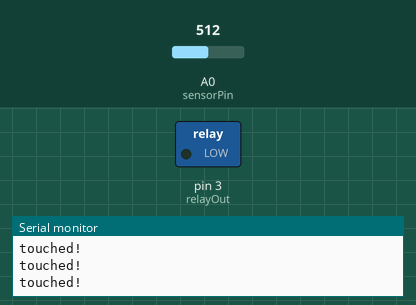
A sketch run on a simulated Arduino Uno, built with avr-gcc and run on an emulated ATmega328P. Shown: switched loads named in the sketch (green lamp = pin HIGH), the last lines printed to the serial monitor. The test bench sets the inputs (shaded band); at power-on: A0 (sensorPin) = 512.

Above: at 2.2 s.
2.3 s: A0 (sensorPin) set to 491
At 3.0 s:
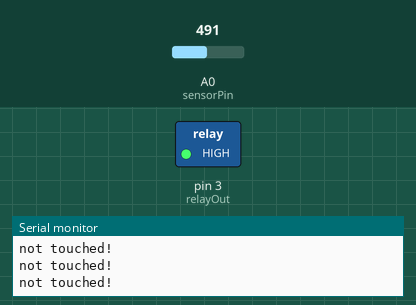
3.8 s: A0 (sensorPin) set to 510
At 4.4 s:
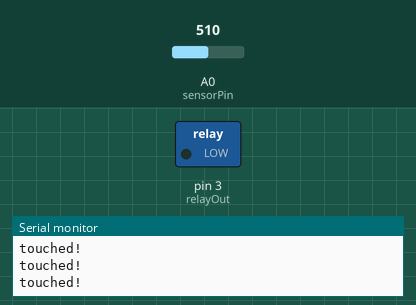
5.3 s: A0 (sensorPin) set to 490
At 5.8 s:
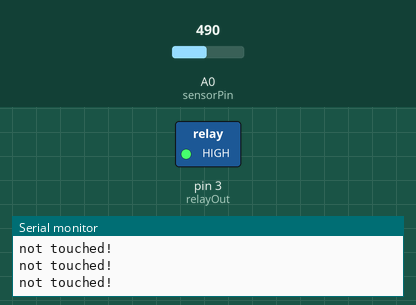
Timing chart, 0 to 8.3 s (numbered marks = the images above; inputs shaded):
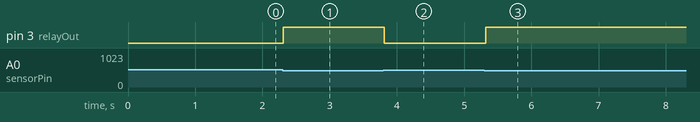

The sketch:

pillar_v2.ino
```cpp
#include <math.h>
#include <CapacitiveSensor.h>

int sensorPin = A0;
int threshold = 500;
int relayOut = 3;

void setup() {
    Serial.begin(9600);
    pinMode(3, OUTPUT);
    for (int i = 0; i < 20; i++) {
        analogRead(sensorPin);
        delay(50);
    }
}

void loop() {
    int reading = analogRead(sensorPin);
    // Serial.println(reading);

    if (reading > threshold){
        digitalWrite(relayOut, LOW);
        Serial.println("touched!");
    }
    else {
        digitalWrite(relayOut, HIGH);
        Serial.println("not touched!");
    }
    delay(50);
}
```

Measured:
- the behaviour switches between 501 and 500 on A0 (sensorPin) (found by bisection; images 0 and 1)
- after the input at 2.3 s, pin 3 (relayOut): LOW → HIGH at once
- after the input at 3.8 s, pin 3 (relayOut): HIGH → LOW at once
- after the input at 5.3 s, pin 3 (relayOut): LOW → HIGH at once
